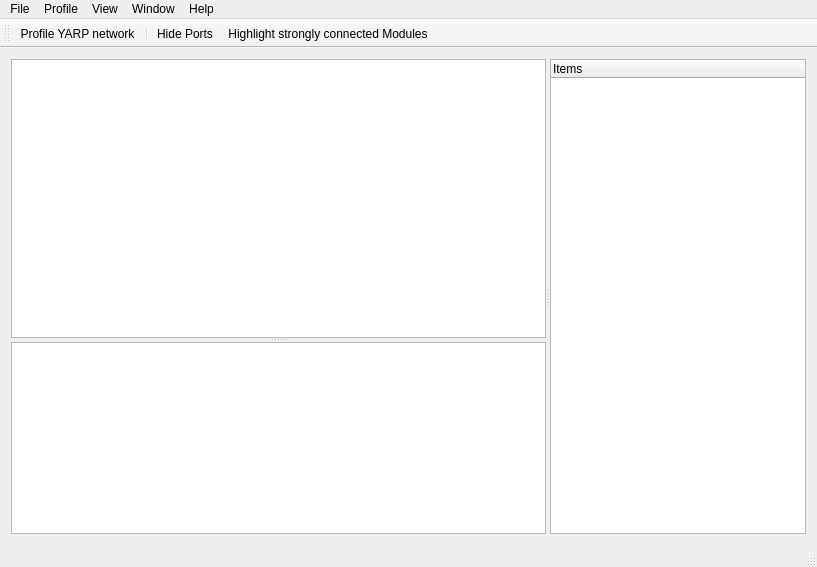
<?xml version="1.0" encoding="UTF-8"?>
<ui version="4.0">
 <class>MainWindow</class>
 <widget class="QMainWindow" name="MainWindow">
  <property name="geometry">
   <rect>
    <x>0</x>
    <y>0</y>
    <width>817</width>
    <height>567</height>
   </rect>
  </property>
  <property name="windowTitle">
   <string>yarpviz</string>
  </property>
  <property name="windowIcon">
   <iconset resource="ress.qrc">
    <normaloff>:/icons/resources/profiling.png</normaloff>:/icons/resources/profiling.png</iconset>
  </property>
  <widget class="QWidget" name="centralWidget">
   <layout class="QGridLayout" name="gridLayout">
    <item row="0" column="0">
     <widget class="QSplitter" name="hsplitter_1">
      <property name="orientation">
       <enum>Qt::Horizontal</enum>
      </property>
      <widget class="QSplitter" name="vsplitter_1">
       <property name="sizePolicy">
        <sizepolicy hsizetype="Preferred" vsizetype="Expanding">
         <horstretch>20</horstretch>
         <verstretch>0</verstretch>
        </sizepolicy>
       </property>
       <property name="orientation">
        <enum>Qt::Vertical</enum>
       </property>
       <widget class="QGraphicsViewEc" name="graphicsView">
        <property name="sizePolicy">
         <sizepolicy hsizetype="Expanding" vsizetype="Expanding">
          <horstretch>0</horstretch>
          <verstretch>15</verstretch>
         </sizepolicy>
        </property>
        <property name="renderHints">
         <set>QPainter::Antialiasing|QPainter::SmoothPixmapTransform|QPainter::TextAntialiasing</set>
        </property>
        <property name="dragMode">
         <enum>QGraphicsView::ScrollHandDrag</enum>
        </property>
       </widget>
       <widget class="QListView" name="messageView">
        <property name="sizePolicy">
         <sizepolicy hsizetype="Expanding" vsizetype="Expanding">
          <horstretch>0</horstretch>
          <verstretch>0</verstretch>
         </sizepolicy>
        </property>
        <property name="maximumSize">
         <size>
          <width>16777215</width>
          <height>16777215</height>
         </size>
        </property>
        <property name="baseSize">
         <size>
          <width>0</width>
          <height>0</height>
         </size>
        </property>
       </widget>
      </widget>
      <widget class="QTreeWidget" name="nodesTreeWidget">
       <property name="columnCount">
        <number>1</number>
       </property>
       <column>
        <property name="text">
         <string>Items</string>
        </property>
       </column>
      </widget>
     </widget>
    </item>
   </layout>
  </widget>
  <widget class="QMenuBar" name="menuBar">
   <property name="geometry">
    <rect>
     <x>0</x>
     <y>0</y>
     <width>817</width>
     <height>19</height>
    </rect>
   </property>
   <widget class="QMenu" name="menuFile">
    <property name="title">
     <string>File</string>
    </property>
    <addaction name="separator"/>
    <addaction name="action_Load_project"/>
    <addaction name="action_Save_project"/>
    <addaction name="separator"/>
    <addaction name="actionExport_scene"/>
    <addaction name="separator"/>
    <addaction name="actionQuit"/>
   </widget>
   <widget class="QMenu" name="menuHelp">
    <property name="title">
     <string>Help</string>
    </property>
    <addaction name="actionDocumentaion"/>
    <addaction name="separator"/>
    <addaction name="actionAbout"/>
   </widget>
   <widget class="QMenu" name="menuProfiling">
    <property name="title">
     <string>Profile</string>
    </property>
    <addaction name="actionProfile_YARP_network"/>
    <addaction name="actionHighlight_Loops"/>
   </widget>
   <widget class="QMenu" name="menuView">
    <property name="title">
     <string>View</string>
    </property>
    <widget class="QMenu" name="menuLayout">
     <property name="title">
      <string>Layout</string>
     </property>
     <addaction name="actionOrthogonal"/>
     <addaction name="actionPolyline"/>
     <addaction name="actionCurved"/>
     <addaction name="actionLine"/>
     <addaction name="separator"/>
     <addaction name="actionSubgraph"/>
    </widget>
    <addaction name="separator"/>
    <addaction name="menuLayout"/>
    <addaction name="separator"/>
    <addaction name="actionHidePorts"/>
    <addaction name="actionHideConnectionsLable"/>
   </widget>
   <widget class="QMenu" name="menuView_2">
    <property name="title">
     <string>Window</string>
    </property>
    <addaction name="actionMessageBox"/>
    <addaction name="actionItemswindow"/>
   </widget>
   <addaction name="menuFile"/>
   <addaction name="menuProfiling"/>
   <addaction name="menuView"/>
   <addaction name="menuView_2"/>
   <addaction name="menuHelp"/>
  </widget>
  <widget class="QToolBar" name="mainToolBar">
   <attribute name="toolBarArea">
    <enum>TopToolBarArea</enum>
   </attribute>
   <attribute name="toolBarBreak">
    <bool>false</bool>
   </attribute>
   <addaction name="actionProfile_YARP_network"/>
   <addaction name="separator"/>
   <addaction name="actionHidePorts"/>
   <addaction name="actionHighlight_Loops"/>
  </widget>
  <widget class="QStatusBar" name="statusBar"/>
  <action name="action_Load_project">
   <property name="text">
    <string>&amp;Load project...</string>
   </property>
  </action>
  <action name="actionQuit">
   <property name="text">
    <string>E&amp;xit</string>
   </property>
  </action>
  <action name="actionDocumentaion">
   <property name="text">
    <string>Documentaion...</string>
   </property>
  </action>
  <action name="actionAbout">
   <property name="text">
    <string>About</string>
   </property>
  </action>
  <action name="action_Save_project">
   <property name="text">
    <string>&amp;Save project</string>
   </property>
  </action>
  <action name="actionProfile_YARP_network">
   <property name="icon">
    <iconset resource="ress.qrc">
     <normaloff>:/icons/resources/profiling.png</normaloff>:/icons/resources/profiling.png</iconset>
   </property>
   <property name="text">
    <string>&amp;Profile YARP network...</string>
   </property>
  </action>
  <action name="actionOrthogonal">
   <property name="checkable">
    <bool>true</bool>
   </property>
   <property name="text">
    <string>Orthogonal</string>
   </property>
  </action>
  <action name="actionPolyline">
   <property name="checkable">
    <bool>true</bool>
   </property>
   <property name="text">
    <string>Polyline</string>
   </property>
  </action>
  <action name="actionCurved">
   <property name="checkable">
    <bool>true</bool>
   </property>
   <property name="text">
    <string>Curved</string>
   </property>
  </action>
  <action name="actionSubgraph">
   <property name="checkable">
    <bool>true</bool>
   </property>
   <property name="text">
    <string>Subgraph</string>
   </property>
  </action>
  <action name="actionMessageBox">
   <property name="checkable">
    <bool>true</bool>
   </property>
   <property name="text">
    <string>&amp;Message box</string>
   </property>
  </action>
  <action name="actionItemswindow">
   <property name="checkable">
    <bool>true</bool>
   </property>
   <property name="text">
    <string>Items window</string>
   </property>
  </action>
  <action name="actionExport_scene">
   <property name="text">
    <string>Export scene...</string>
   </property>
  </action>
  <action name="actionHighlight_Loops">
   <property name="checkable">
    <bool>true</bool>
   </property>
   <property name="icon">
    <iconset resource="ress.qrc">
     <normaloff>:/icons/resources/chain.png</normaloff>:/icons/resources/chain.png</iconset>
   </property>
   <property name="text">
    <string>Highlight strongly connected Modules</string>
   </property>
   <property name="toolTip">
    <string>Highlight Strongly connected modules</string>
   </property>
  </action>
  <action name="actionLine">
   <property name="checkable">
    <bool>true</bool>
   </property>
   <property name="text">
    <string>Line</string>
   </property>
  </action>
  <action name="actionHidePorts">
   <property name="checkable">
    <bool>true</bool>
   </property>
   <property name="icon">
    <iconset resource="ress.qrc">
     <normaloff>:/icons/resources/port_hide.svg</normaloff>:/icons/resources/port_hide.svg</iconset>
   </property>
   <property name="text">
    <string>Hide Ports</string>
   </property>
  </action>
  <action name="actionHideConnectionsLable">
   <property name="checkable">
    <bool>true</bool>
   </property>
   <property name="text">
    <string>Hide Connections Lable</string>
   </property>
  </action>
 </widget>
 <layoutdefault spacing="6" margin="11"/>
 <customwidgets>
  <customwidget>
   <class>QGraphicsViewEc</class>
   <extends>QGraphicsView</extends>
   <header>QGraphicsViewEc.h</header>
  </customwidget>
 </customwidgets>
 <resources>
  <include location="ress.qrc"/>
 </resources>
 <connections>
  <connection>
   <sender>actionQuit</sender>
   <signal>triggered()</signal>
   <receiver>MainWindow</receiver>
   <slot>close()</slot>
   <hints>
    <hint type="sourcelabel">
     <x>-1</x>
     <y>-1</y>
    </hint>
    <hint type="destinationlabel">
     <x>408</x>
     <y>283</y>
    </hint>
   </hints>
  </connection>
 </connections>
</ui>
